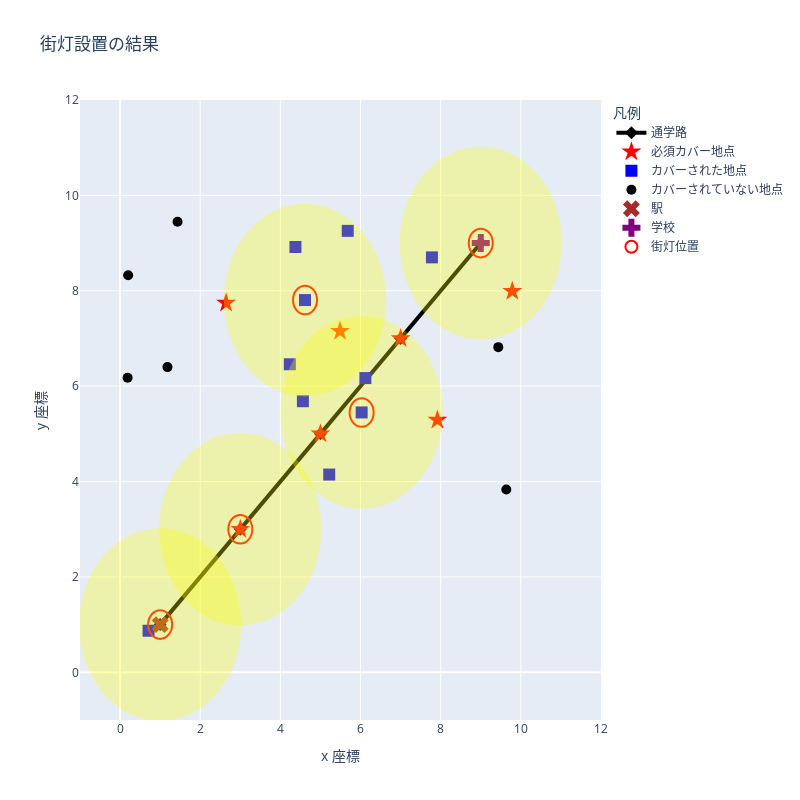

Here is the notebook cell this chart was saved with:
### Code cell
station_index = 20
school_index = 21
route_points = [22, 23, 24]
create_2d_plot(
    positions=positions,
    lamp_status=lamp_status,
    point_covered=point_covered,
    coverage_range=coverage_range,
    mandatory_points=mandatory_points,
    station_index=station_index,
    school_index=school_index,
    route_points=route_points,
).show()

### Figure 1 — Plotly figure (JSON) as saved in the notebook; plotly's stock layout.template omitted (floating-point values rounded to 4 significant figures)
{"data": [{"line": {"color": "black", "width": 4}, "marker": {"color": "black", "size": 10, "symbol": "diamond"}, "mode": "lines+markers", "name": "通学路", "type": "scatter", "x": [1, 3, 5, 7, 9], "y": [1, 3, 5, 7, 9]}, {"marker": {"color": "red", "size": 15, "symbol": "star"}, "mode": "markers", "name": "必須カバー地点", "showlegend": true, "type": "scatter", "x": [5.488], "y": [7.152]}, {"marker": {"color": "blue", "size": 12, "symbol": "square"}, "mode": "markers", "name": "カバーされた地点", "showlegend": true, "type": "scatter", "x": [6.028], "y": [5.449]}, {"marker": {"color": "blue", "size": 12, "symbol": "square"}, "mode": "markers", "name": "カバーされた地点", "showlegend": false, "type": "scatter", "x": [4.237], "y": [6.459]}, {"marker": {"color": "blue", "size": 12, "symbol": "square"}, "mode": "markers", "name": "カバーされた地点", "showlegend": false, "type": "scatter", "x": [4.376], "y": [8.918]}, {"marker": {"color": "black", "size": 10, "symbol": "circle"}, "mode": "markers", "name": "カバーされていない地点", "showlegend": true, "type": "scatter", "x": [9.637], "y": [3.834]}, {"marker": {"color": "red", "size": 15, "symbol": "star"}, "mode": "markers", "name": "必須カバー地点", "showlegend": false, "type": "scatter", "x": [7.917], "y": [5.289]}, {"marker": {"color": "blue", "size": 12, "symbol": "square"}, "mode": "markers", "name": "カバーされた地点", "showlegend": false, "type": "scatter", "x": [5.68], "y": [9.256]}, {"marker": {"color": "blue", "size": 12, "symbol": "square"}, "mode": "markers", "name": "カバーされた地点", "showlegend": false, "type": "scatter", "x": [0.7104], "y": [0.8713]}, {"marker": {"color": "black", "size": 10, "symbol": "circle"}, "mode": "markers", "name": "カバーされていない地点", "showlegend": false, "type": "scatter", "x": [0.2022], "y": [8.326]}, {"marker": {"color": "blue", "size": 12, "symbol": "square"}, "mode": "markers", "name": "カバーされた地点", "showlegend": false, "type": "scatter", "x": [7.782], "y": [8.7]}, {"marker": {"color": "red", "size": 15, "symbol": "star"}, "mode": "markers", "name": "必須カバー地点", "showlegend": false, "type": "scatter", "x": [9.786], "y": [7.992]}, {"marker": {"color": "blue", "size": 12, "symbol": "square"}, "mode": "markers", "name": "カバーされた地点", "showlegend": false, "type": "scatter", "x": [4.615], "y": [7.805]}, {"marker": {"color": "black", "size": 10, "symbol": "circle"}, "mode": "markers", "name": "カバーされていない地点", "showlegend": false, "type": "scatter", "x": [1.183], "y": [6.399]}, {"marker": {"color": "black", "size": 10, "symbol": "circle"}, "mode": "markers", "name": "カバーされていない地点", "showlegend": false, "type": "scatter", "x": [1.434], "y": [9.447]}, {"marker": {"color": "blue", "size": 12, "symbol": "square"}, "mode": "markers", "name": "カバーされた地点", "showlegend": false, "type": "scatter", "x": [5.218], "y": [4.147]}, {"marker": {"color": "red", "size": 15, "symbol": "star"}, "mode": "markers", "name": "必須カバー地点", "showlegend": false, "type": "scatter", "x": [2.646], "y": [7.742]}, {"marker": {"color": "blue", "size": 12, "symbol": "square"}, "mode": "markers", "name": "カバーされた地点", "showlegend": false, "type": "scatter", "x": [4.562], "y": [5.684]}, {"marker": {"color": "black", "size": 10, "symbol": "circle"}, "mode": "markers", "name": "カバーされていない地点", "showlegend": false, "type": "scatter", "x": [0.1879], "y": [6.176]}, {"marker": {"color": "blue", "size": 12, "symbol": "square"}, "mode": "markers", "name": "カバーされた地点", "showlegend": false, "type": "scatter", "x": [6.121], "y": [6.169]}, {"marker": {"color": "black", "size": 10, "symbol": "circle"}, "mode": "markers", "name": "カバーされていない地点", "showlegend": false, "type": "scatter", "x": [9.437], "y": [6.818]}, {"marker": {"color": "brown", "size": 15, "symbol": "x"}, "mode": "markers", "name": "駅", "showlegend": true, "type": "scatter", "x": [1], "y": [1]}, {"marker": {"color": "purple", "size": 15, "symbol": "cross"}, "mode": "markers", "name": "学校", "showlegend": true, "type": "scatter", "x": [9], "y": [9]}, {"marker": {"color": "red", "size": 15, "symbol": "star"}, "mode": "markers", "name": "必須カバー地点", "showlegend": false, "type": "scatter", "x": [3], "y": [3]}, {"marker": {"color": "red", "size": 15, "symbol": "star"}, "mode": "markers", "name": "必須カバー地点", "showlegend": false, "type": "scatter", "x": [5], "y": [5]}, {"marker": {"color": "red", "size": 15, "symbol": "star"}, "mode": "markers", "name": "必須カバー地点", "showlegend": false, "type": "scatter", "x": [7], "y": [7]}], "layout": {"height": 800, "legend": {"title": {"text": "凡例"}}, "shapes": [{"line": {"color": "red", "width": 2}, "name": "街灯位置", "opacity": 1, "showlegend": true, "type": "circle", "x0": 5.728, "x1": 6.328, "xref": "x", "y0": 5.149, "y1": 5.749, "yref": "y"}, {"fillcolor": "yellow", "line": {"color": "yellow"}, "opacity": 0.3, "showlegend": false, "type": "circle", "x0": 4.028, "x1": 8.028, "xref": "x", "y0": 3.449, "y1": 7.449, "yref": "y"}, {"line": {"color": "red", "width": 2}, "name": "街灯位置", "opacity": 1, "showlegend": false, "type": "circle", "x0": 4.315, "x1": 4.915, "xref": "x", "y0": 7.505, "y1": 8.105, "yref": "y"}, {"fillcolor": "yellow", "line": {"color": "yellow"}, "opacity": 0.3, "showlegend": false, "type": "circle", "x0": 2.615, "x1": 6.615, "xref": "x", "y0": 5.805, "y1": 9.805, "yref": "y"}, {"line": {"color": "red", "width": 2}, "name": "街灯位置", "opacity": 1, "showlegend": false, "type": "circle", "x0": 0.7, "x1": 1.3, "xref": "x", "y0": 0.7, "y1": 1.3, "yref": "y"}, {"fillcolor": "yellow", "line": {"color": "yellow"}, "opacity": 0.3, "showlegend": false, "type": "circle", "x0": -1, "x1": 3, "xref": "x", "y0": -1, "y1": 3, "yref": "y"}, {"line": {"color": "red", "width": 2}, "name": "街灯位置", "opacity": 1, "showlegend": false, "type": "circle", "x0": 8.7, "x1": 9.3, "xref": "x", "y0": 8.7, "y1": 9.3, "yref": "y"}, {"fillcolor": "yellow", "line": {"color": "yellow"}, "opacity": 0.3, "showlegend": false, "type": "circle", "x0": 7, "x1": 11, "xref": "x", "y0": 7, "y1": 11, "yref": "y"}, {"line": {"color": "red", "width": 2}, "name": "街灯位置", "opacity": 1, "showlegend": false, "type": "circle", "x0": 2.7, "x1": 3.3, "xref": "x", "y0": 2.7, "y1": 3.3, "yref": "y"}, {"fillcolor": "yellow", "line": {"color": "yellow"}, "opacity": 0.3, "showlegend": false, "type": "circle", "x0": 1, "x1": 5, "xref": "x", "y0": 1, "y1": 5, "yref": "y"}], "title": {"text": "街灯設置の結果"}, "width": 800, "xaxis": {"range": [-1, 12], "title": {"text": "x 座標"}}, "yaxis": {"range": [-1, 12], "title": {"text": "y 座標"}}}}
